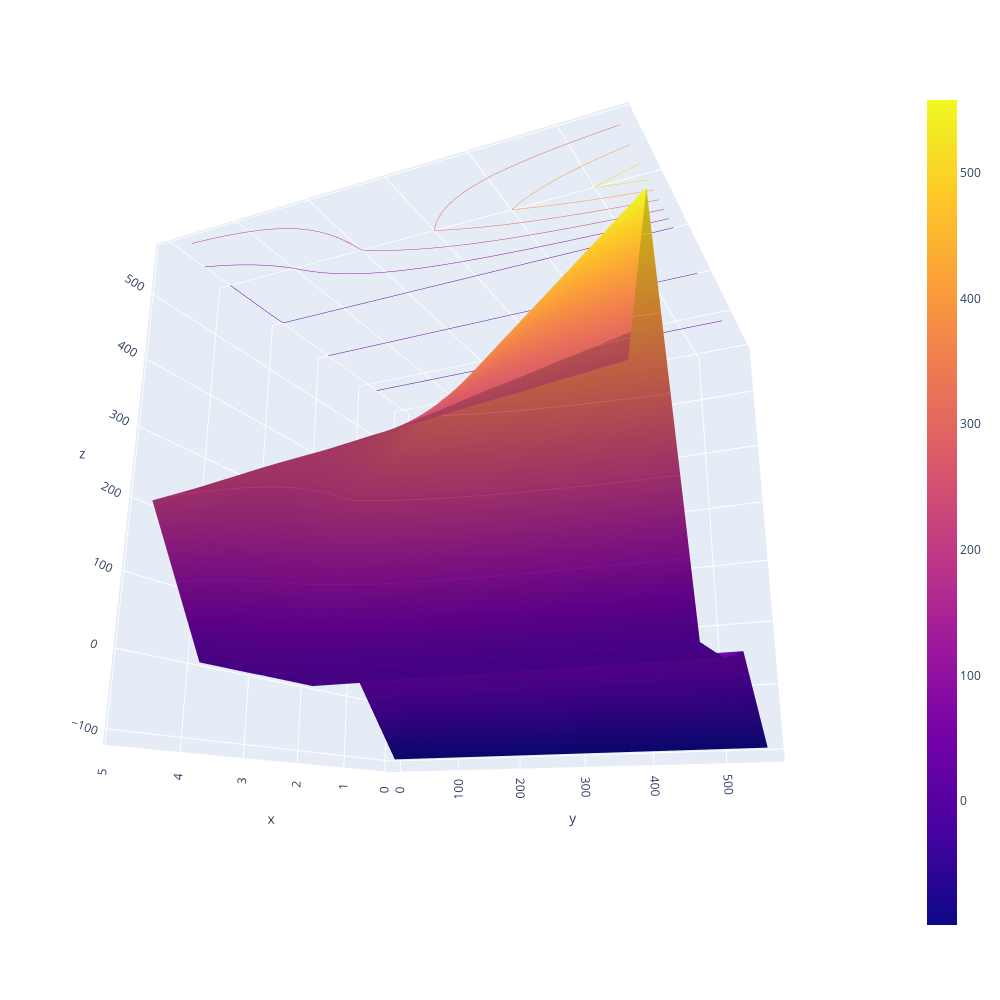

Write notebook code for a chart like this one.
### Code cell
import plotly.graph_objects as go

import pandas as pd

# Read data from a csv
y_data = pd.read_csv('/Users/joshh./Downloads/course_mapping_project/course_data_gpx/GCSATX_green_1/track_points.csv')

fig = go.Figure(data=[go.Surface(z=y_data.values)])
fig.update_traces(contours_z=dict(show=True, usecolormap=True,
                                  highlightcolor="limegreen", project_z=True))
fig.update_layout(title=dict(text=''), autosize=False,
                  scene_camera_eye=dict(x=1.87, y=0.88, z=-0.64),
                  width=1000, height=1000,
                  margin=dict(l=65, r=50, b=65, t=90)
)

fig.show()

### Figure 1 — Plotly figure (JSON) as saved in the notebook; plotly's stock layout.template omitted (floating-point values rounded to 4 significant figures; data arrays with more than 128 entries replaced by an {"elided": "..."} marker saying what was removed)
{"data": [{"contours": {"z": {"highlightcolor": "limegreen", "project": {"z": true}, "show": true, "usecolormap": true}}, "type": "surface", "z": {"elided": "559x28 float values"}}], "layout": {"autosize": false, "height": 1000, "margin": {"b": 65, "l": 65, "r": 50, "t": 90}, "scene": {"camera": {"eye": {"x": 1.87, "y": 0.88, "z": -0.64}}}, "title": {"text": ""}, "width": 1000}}
